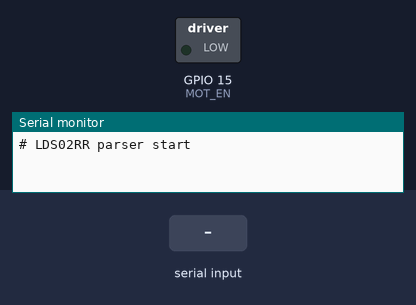
A sketch run on a simulated ESP32-S3. On the bench: switched loads named in the sketch (green lamp = pin HIGH), the last lines printed to the serial monitor. The inputs (shaded band) are chosen by the test bench.

Above: at 1.6 s.
1.7 s: "START\n" received over Serial
At 2.3 s:
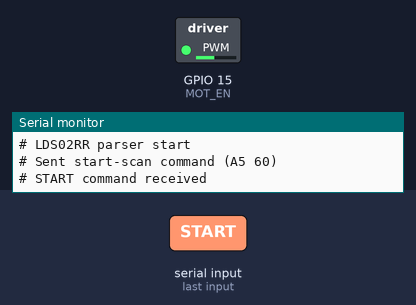
3.2 s: "STOP\n" received over Serial
At 4.4 s:
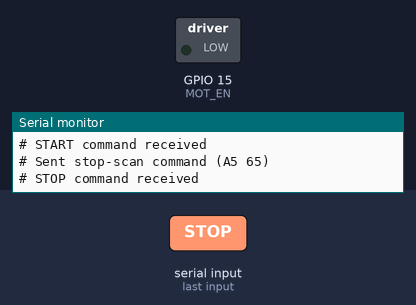
4.7 s: "SPEED90\n" received over Serial
At 5.8 s:
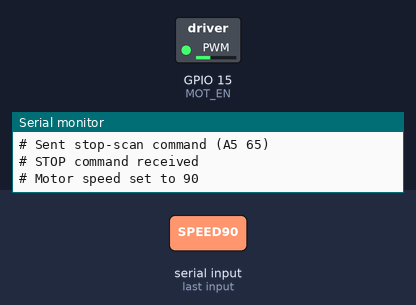
6.2 s: "SPEED\n" received over Serial
At 6.9 s:
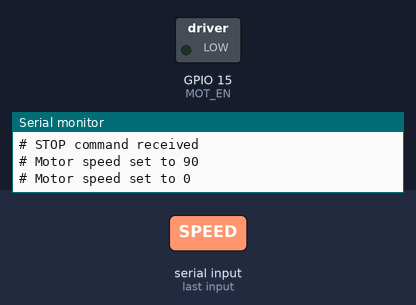
Timing chart, 0 to 8.7 s (numbered marks = the images above; inputs shaded):
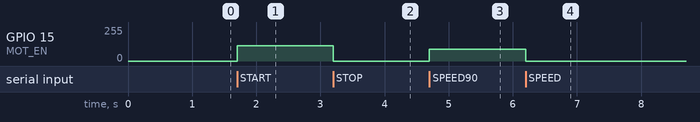

Measured:
- after the input at 1.7 s, GPIO 15 (MOT_EN): 0/255 → 115/255 at once
- after the input at 3.2 s, GPIO 15 (MOT_EN): 115/255 → 0/255 at once
- after the input at 4.7 s, GPIO 15 (MOT_EN): 0/255 → 90/255 at once
- after the input at 6.2 s, GPIO 15 (MOT_EN): 90/255 → 0/255 at once

The sketch:

esp32-xiaomi-lidar-lds02rr.ino
```cpp
#include <Arduino.h>
#include <HardwareSerial.h>

HardwareSerial LIDAR(2);

// Pins
const int RX_PIN   = 17;   // LiDAR TX → ESP32 RX
const int TX_DUMMY = 16;   // Dummy TX
const int MOT_EN   = 15;   // Motor enable pin (PWM)

// Constants
const int   PACKET_LEN  = 22;
const float ANGLE_STEP  = 1.0f;

void sendLidarStart() {
  uint8_t startCmd[] = { 0xA5, 0x60 };
  LIDAR.write(startCmd, sizeof(startCmd));
  Serial.println("# Sent start-scan command (A5 60)");
}

void sendLidarStop() {
  uint8_t stopCmd[] = { 0xA5, 0x65 };
  LIDAR.write(stopCmd, sizeof(stopCmd));
  Serial.println("# Sent stop-scan command (A5 65)");
}

void setup() {
  pinMode(MOT_EN, OUTPUT);

  // ESP32-S3 core 3.x: PWM helpers are per-pin
  analogWriteResolution(MOT_EN, 8);     // 0..255 range on this pin
  analogWriteFrequency(MOT_EN, 1000);   // 1 kHz PWM on this pin
  analogWrite(MOT_EN, 0);               // motor off initially

  Serial.begin(115200);
  delay(300);
  Serial.println("# LDS02RR parser start");

  // LiDAR UART (your original rate)
  LIDAR.begin(115200, SERIAL_8N1, RX_PIN, TX_DUMMY);

  // Flush startup junk
  while (LIDAR.available()) LIDAR.read();
  delay(100);
}

void loop() {
  static uint8_t buf[PACKET_LEN];
  static int pos = 0;
  static bool scanning = false;

  // --- Handle commands from the web app ---
  if (Serial.available()) {
    String cmd = Serial.readStringUntil('\n');
    cmd.trim();
    cmd.toUpperCase();

    if (cmd == "START") {
      analogWrite(MOT_EN, 115);   // medium speed
      delay(200);
      sendLidarStart();
      scanning = true;
      Serial.println("# START command received");

    } else if (cmd == "STOP") {
      sendLidarStop();
      analogWrite(MOT_EN, 0);     // stop motor
      scanning = false;
      Serial.println("# STOP command received");

    } else if (cmd.startsWith("SPEED")) {
      int value = cmd.substring(5).toInt();   // e.g. SPEED150
      value = constrain(value, 0, 255);
      analogWrite(MOT_EN, value);
      Serial.printf("# Motor speed set to %d\n", value);
    }
  }

  if (!scanning) return;

  // --- Parse LDS02RR frames ---
  static String batchBuffer = "";
  static unsigned long lastSend = 0;
  const unsigned long sendInterval = 360;  // send every 360 ms
  const int maxBatchSize = 2048;            // max lines before flush

  while (LIDAR.available()) {
    uint8_t b = LIDAR.read();

    // Packets start with 0xFA
    if (pos == 0 && b != 0xFA) continue;

    buf[pos++] = b;

    if (pos == PACKET_LEN) {
      pos = 0;

      uint8_t index = buf[1];
      float base_angle = (index - 0xA0) * 4.0f;
      if (base_angle < 0) base_angle = 0;

      for (int i = 0; i < 4; i++) {
        int offset = 4 + i * 4;
        uint16_t dist = buf[offset] | (buf[offset + 1] << 8);
        float angle = base_angle + (i * 1.0f);

        if (angle >= 360.0f) angle -= 360.0f;
        if (dist == 0 || dist > 6000) continue;

        // Append to batch buffer
        char line[32];
        snprintf(line, sizeof(line), "%.1f,%d\n", angle, dist);
        batchBuffer += line;
      }
    }
  }

  // --- Flush batched data periodically ---
  if (batchBuffer.length() > 0 &&
      (millis() - lastSend > sendInterval || batchBuffer.length() > maxBatchSize)) {
    Serial.print(batchBuffer);
    batchBuffer = "";
    lastSend = millis();
  }
}
```
